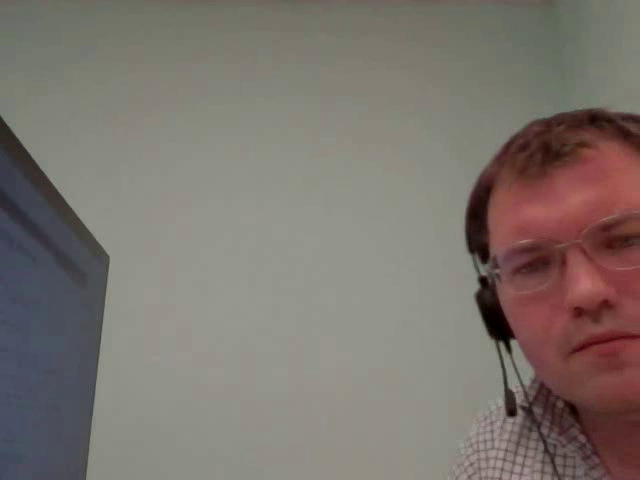
#> input picture frame 14 of fifth_lab/output.mov, 640 x 480 px, given in place of the camera
$ python CameraRead.py
#> lines starting #> are read from the running program, lines starting #| are printed output that depends on the picture; after the words box and inside, x2 and y2 are one past the last pixel; in counts of white or black regions, pixels touching at a corner belong together
import cv2
import numpy as np

def blur_rectangle(frame, x, y, width, height, blur_kernel_size=(15, 15)):
    # Создаем копию фрейма, чтобы не изменять оригинальный кадр.
    blurred_frame = frame.copy()

    # Определяем координаты верхнего левого и нижнего правого углов прямоугольника.
    top_left = (x, y)
    bottom_right = (x + width, y + height)

    # Выделяем прямоугольник на копии фрейма.
    roi = blurred_frame[y:y+height, x:x+width]

    # Применяем GaussianBlur к выделенному прямоугольнику.
    blurred_roi = cv2.GaussianBlur(roi, blur_kernel_size, 0)

    # Заменяем выделенную область на фрейме на размытую версию.
    blurred_frame[y:y+height, x:x+width] = blurred_roi

    return blurred_frame

def get_points_for_drow_x_on_center_frame_on_center(w,h,width_rectangle_h,height_rectangle_h,width_rectangle_v,height_rectangle_v):


    x = int (((w - width_rectangle_h)/2))
    y = int(((h - height_rectangle_h)/2))

    top_left_for_h = (x,y)
    bottom_right_for_h = (x+width_rectangle_h, y + height_rectangle_h)

    x1 = int (((h - width_rectangle_v)/2))
    y1 = int (((w - height_rectangle_v)/2))

    top_left_for_v = (y1,x1)
    bottom_right_for_v = (y1+ height_rectangle_v, x1 +  int((width_rectangle_v - height_rectangle_h) / 2))

    x2 = int (((h - width_rectangle_v )/2) + width_rectangle_v/2 - height_rectangle_h/2 + height_rectangle_h)
    y2 = int (((w - height_rectangle_v)/2))

    top_left_for_v1 = (y2,x2)
    bottom_right_for_v1 = (y2+ height_rectangle_v, x2 +  int((width_rectangle_v - height_rectangle_h) / 2))

    h_coords =  (top_left_for_h, bottom_right_for_h)
    v_coords = (top_left_for_v, bottom_right_for_v)
    v1_coords = (top_left_for_v1, bottom_right_for_v1)

    return h_coords, v_coords, v1_coords

def drow_X(frame, width_rectangle_h, height_rectangle_h, width_rectangle_v, height_rectangle_v, color):
    height, width, channels = frame.shape
    h_coords, v_coords, v1_coords = get_points_for_drow_x_on_center_frame_on_center(width,height,width_rectangle_h,height_rectangle_h,width_rectangle_v,height_rectangle_v)
    cv2.rectangle(frame, v_coords[0], v_coords[1], color, 2)
    cv2.rectangle(frame, v1_coords[0], v1_coords[1], color, 2)
    cv2.rectangle(frame, h_coords[0], h_coords[1], color, 2)

def drow_RGB_X(frame, width_rectangle_h, height_rectangle_h, width_rectangle_v, height_rectangle_v, color):
    height, width, channels = frame.shape
    h_coords, v_coords, v1_coords = get_points_for_drow_x_on_center_frame_on_center(width,height,width_rectangle_h,height_rectangle_h,width_rectangle_v,height_rectangle_v)
    cv2.rectangle(frame, v_coords[0], v_coords[1], color, -1)
    cv2.rectangle(frame, v1_coords[0], v1_coords[1], color, -1)
    cv2.rectangle(frame, h_coords[0], h_coords[1], color, -1)


def readIPWriteTOFile():
    video = cv2.VideoCapture(0)
    ok, frame = video.read()
#> frame is the input picture: shape (480, 640, 3); mean B, G, R 109.6, 116.3, 124
    w = int(video.get(cv2.CAP_PROP_FRAME_WIDTH))
    h = int(video.get(cv2.CAP_PROP_FRAME_HEIGHT))
    fourcc = cv2.VideoWriter_fourcc(*'XVID')
    video_writer = cv2.VideoWriter("output.mov", fourcc, 25, (w, h))

    width_rectangle_h = 80
    height_rectangle_h = 20

    width_rectangle_v = 100
    height_rectangle_v = 20

    h_coords, v_coords, v1_coords = get_points_for_drow_x_on_center_frame_on_center(w,h,width_rectangle_h,height_rectangle_h,width_rectangle_v,height_rectangle_v)


    while True:
        ok, frame = video.read()
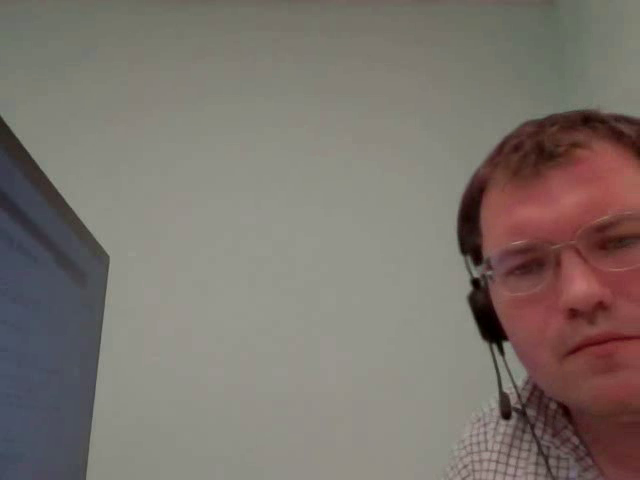
#> input picture frame 15 of fifth_lab/output.mov, 640 x 480 px, given in place of the camera
#> frame is the input picture: shape (480, 640, 3); mean B, G, R 108.9, 115.6, 123.8
        center_x = w // 2
        center_y = h // 2

        # Определяем цвет, ближайший к центральному пикселю
        central_pixel_color = frame[center_y, center_x]
#> central_pixel_color = [138, 148, 147]
        if central_pixel_color.max() == central_pixel_color[0]:
            color = (255,0,0)
        elif central_pixel_color.max() == central_pixel_color[1]:
            color = (0,255,0)
        else:
            color = (0,0,255)
        print (central_pixel_color)
#| [138 148 147]
        color1 = (0,0,255)
#        drow_RGB_X(frame, width_rectangle_h, height_rectangle_h, width_rectangle_v, height_rectangle_v, color)
        drow_X (frame, width_rectangle_h, height_rectangle_h, width_rectangle_v, height_rectangle_v, color1)
#> in drow_X, `cv2.rectangle(frame, h_coords[0], h_coords[1], color, 2)`:
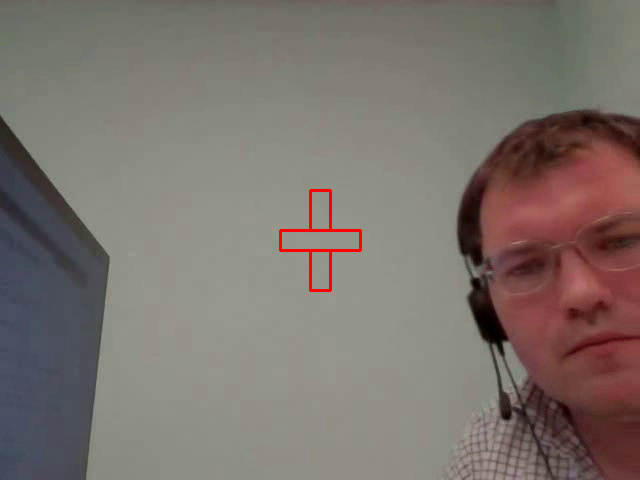
#> frame: shape (480, 640, 3); mean B, G, R 108.3, 115, 124.2

        blurred_frame = blur_rectangle(frame, h_coords[0][0], h_coords[0][1], width_rectangle_h, height_rectangle_h)
#> in blur_rectangle, `roi = blurred_frame[y:y+height, x:x+width]`:
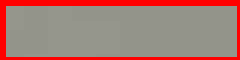
#> roi: shape (20, 80, 3) (shown 3 times larger); mean B, G, R 113.4, 121.6, 167.1
#> in blur_rectangle, `blurred_roi = cv2.GaussianBlur(roi, blur_kernel_size, 0)`:
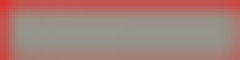
#> blurred_roi: shape (20, 80, 3) (shown 3 times larger); mean B, G, R 119.2, 127.7, 162.6
#> in blur_rectangle, `blurred_frame[y:y+height, x:x+width] = blurred_roi`:
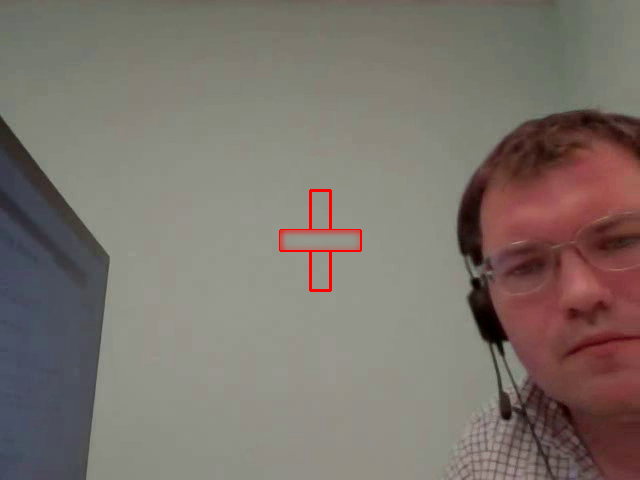
#> blurred_frame: shape (480, 640, 3); 0.47% of pixels changed, all inside (x1, y1, x2, y2) = (280, 230, 360, 250)


        cv2.imshow('frame', blurred_frame)

        video_writer.write(blurred_frame)
        if cv2.waitKey(1) & 0xFF == ord('q'):
#> (key q is pressed here)
            break

    video.release()
    cv2.destroyAllWindows()


def print_cam():
    # Создаем объект VideoCapture для чтения с камеры.
    cap = cv2.VideoCapture(0)  # 0 - индекс камеры по умолчанию

    # Устанавливаем размеры кадра (ширина и высота) на 640x480.
    cap.set(3, 640)
    cap.set(4, 480)

    while True:
        # Захватываем кадр с камеры.
        ret, frame = cap.read()


        # Преобразуем кадр в черно-белый.
        frame = cv2.cvtColor(frame, cv2.COLOR_BGR2GRAY)

        # Отображаем кадр в окне с именем "frame".

        cv2.imshow('frame', frame)

        if not ret:
            print("Ошибка при захвате кадра.")
            break
        # Если нажата клавиша 'Esc' (код 27 в ASCII), то выходим из цикла.
        if cv2.waitKey(1) & 0xFF == 27:
            break

    # Когда всё закончено, освобождаем ресурсы и закрываем окно.
    cap.release()
    cv2.destroyAllWindows()

# Вызываем функцию для запуска камеры.
#print_cam()

readIPWriteTOFile()

$ run again, starting later in the video
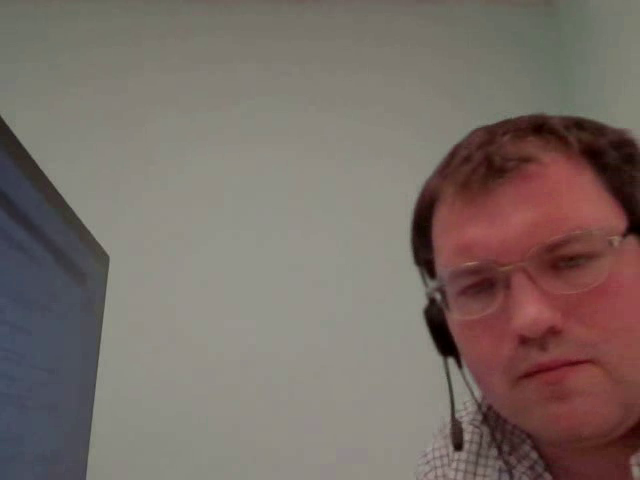
#> input picture frame 66 of fifth_lab/output.mov, 640 x 480 px, given in place of the camera
#> in readIPWriteTOFile, frame is the input picture: shape (480, 640, 3); mean B, G, R 102.8, 108.8, 121
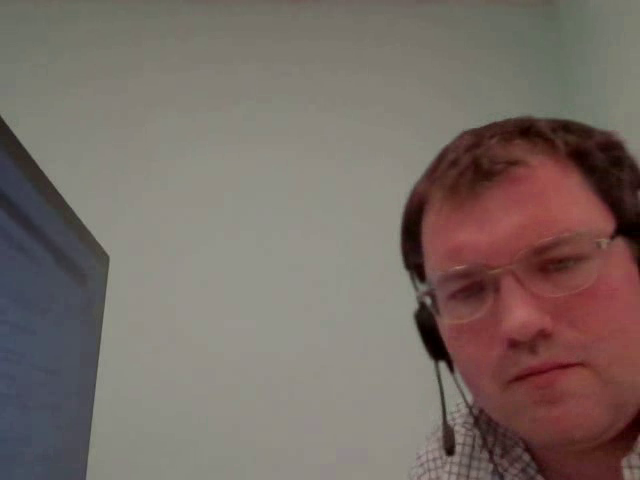
#> input picture frame 67 of fifth_lab/output.mov, 640 x 480 px, given in place of the camera
#> in readIPWriteTOFile, frame is the input picture: shape (480, 640, 3); mean B, G, R 101.5, 107.7, 120
#> central_pixel_color = [138, 146, 150]
#| [138 146 150]
#> in blur_rectangle, `blurred_frame[y:y+height, x:x+width] = blurred_roi`:
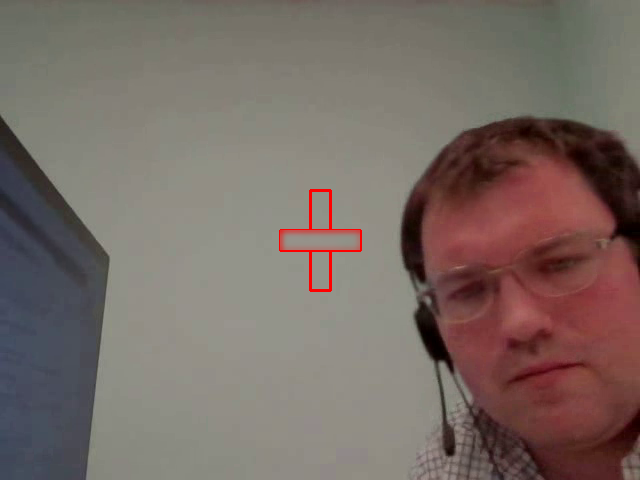
#> blurred_frame: shape (480, 640, 3); mean B, G, R 101, 107.1, 120.4

$ run again, starting later in the video
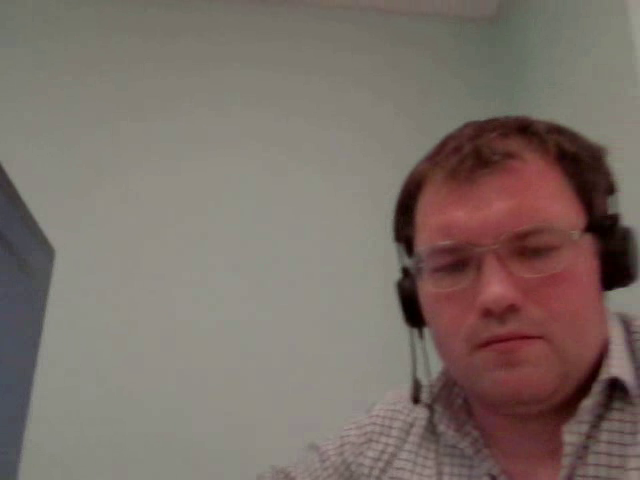
#> input picture frame 118 of fifth_lab/output.mov, 640 x 480 px, given in place of the camera
#> in readIPWriteTOFile, frame is the input picture: shape (480, 640, 3); mean B, G, R 104.3, 111.2, 123.4
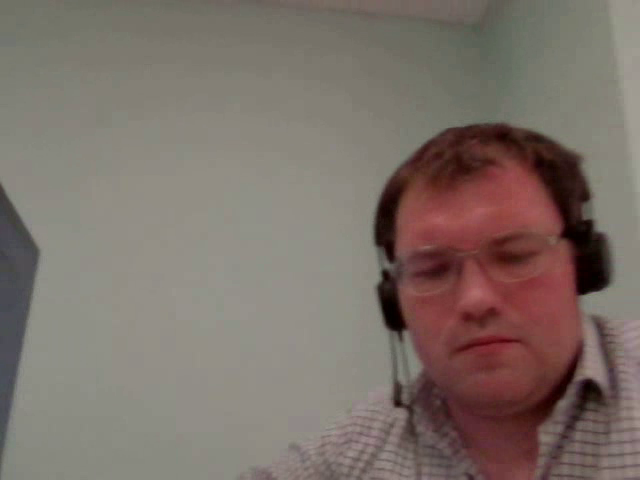
#> input picture frame 119 of fifth_lab/output.mov, 640 x 480 px, given in place of the camera
#> in readIPWriteTOFile, frame is the input picture: shape (480, 640, 3); mean B, G, R 105.4, 112.7, 124.6
#> central_pixel_color = [134, 142, 146]
#| [134 142 146]
#> in blur_rectangle, `blurred_frame[y:y+height, x:x+width] = blurred_roi`:
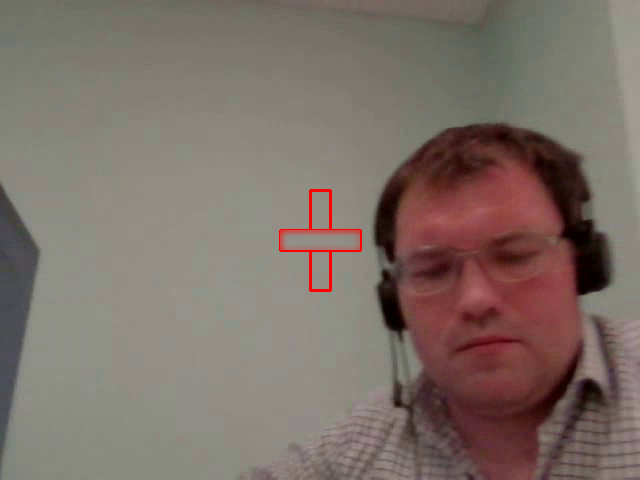
#> blurred_frame: shape (480, 640, 3); mean B, G, R 104.9, 112.2, 125
